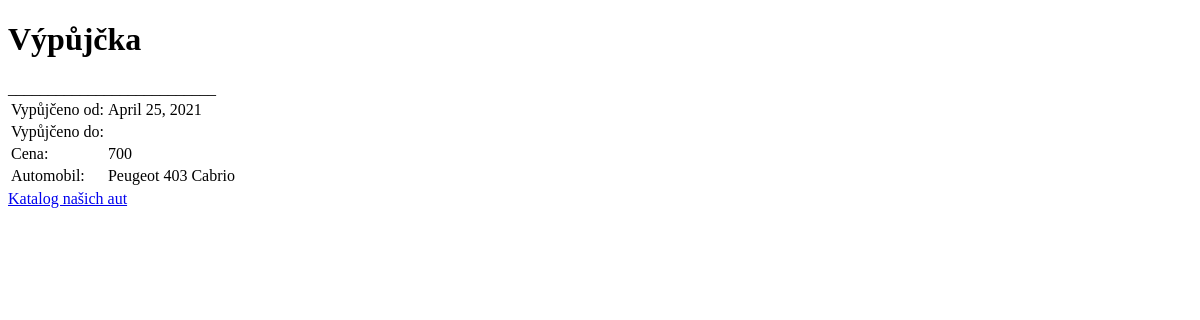
The app's page /katalog/vypujcky/2, older data.
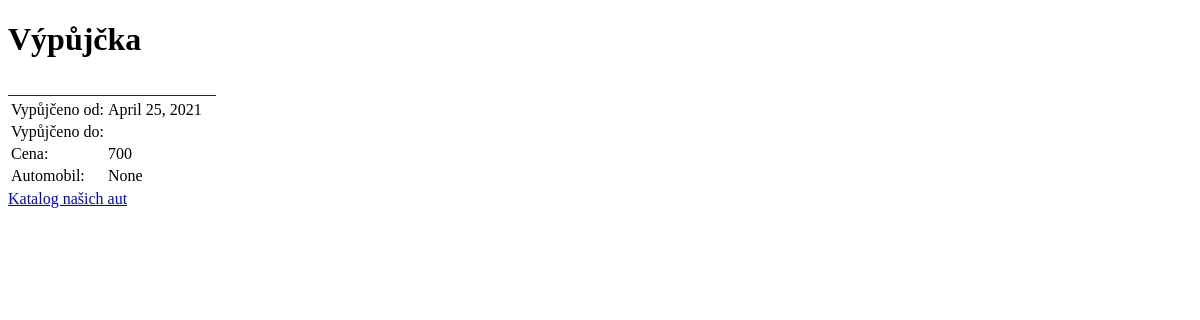
The same page, newer data.
### katalog/models.py (models this page shows)
class Vypujcka(models.Model):
    datumvypujcky = models.DateField()
    datumkoncevypujcky = models.DateField()
    cenavypujcky = models.IntegerField()
    auto = models.ForeignKey("Auto", on_delete=models.SET_NULL, null=True)

class Auto(models.Model):
    registracnizn = models.CharField(max_length=20)
    znackatyp = models.CharField(max_length=100)
    najetekm = models.IntegerField()
    datkontroly = models.DateField()
    def __str__(self):
        return self.znackatyp

### katalog/views.py (the view)
# urls.py: path("vypujcky/<int:pk>", views.DetailVypujckyView.as_view(), name='vypujcka'),
class DetailVypujckyView(DetailView):
    model = models.Vypujcka
    template_name = "katalog/detail_vypujcky.html"

### katalog/templates/katalog/detail_vypujcky.html (shortened to what this page needs)
<!DOCTYPE html>
<html lang="en">
<head>
</head>
<body>
{% block content %}
<h1>Výpůjčka</h1>
<table>
    <tr>
        <td>Vypůjčeno od: </td>
        <td>{{vypujcka.datumvypujcky}}</td>
    </tr>
    <tr>
        <td>Vypůjčeno do: </td>
        <td>{{vypůjcka.datumkoncevypujcky}}</td>
    </tr>
    <tr>
        <td>Cena: </td>
        <td>{{vypujcka.cenavypujcky}}</td>
    </tr>
    <tr>
        <td>Automobil: </td>
        <td>{{vypujcka.auto}}</td>
    </tr>
</table>
{% endblock %}
<a href="{% url 'auta' %}">Katalog našich aut</a>
</body>
</html>

Row changes from the older to the newer data that the page shows:
changed Vypujcka: auto "Peugeot 403 Cabrio" → "None"
